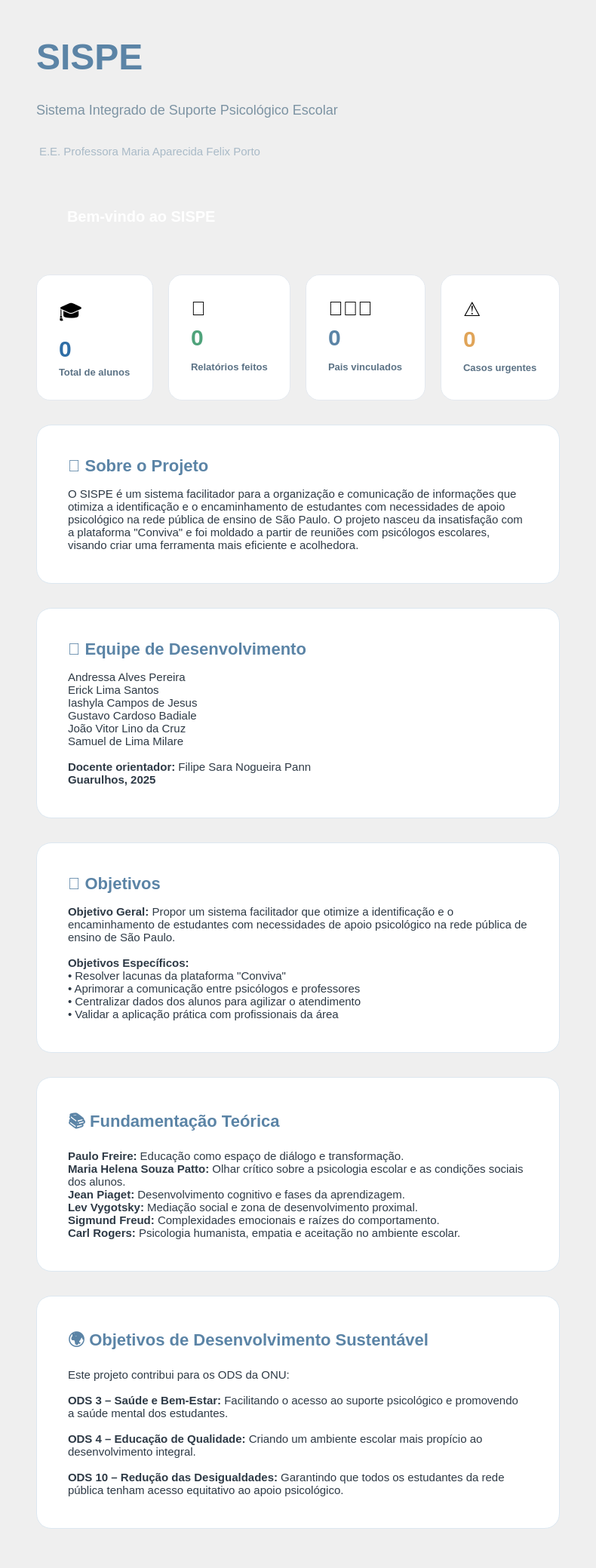
<?xml version="1.0" encoding="UTF-8"?>
<ui version="4.0">
 <class>HomeScreen</class>
 <widget class="QWidget" name="HomeScreen">
  <property name="geometry">
   <rect>
    <x>0</x>
    <y>0</y>
    <width>731</width>
    <height>2079</height>
   </rect>
  </property>
  <property name="styleSheet">
   <string notr="true">#HomeScreen { 
     font-family: 'Segoe UI', 'Nunito Sans', -apple-system, BlinkMacSystemFont, sans-serif;
   }</string>
  </property>
  <layout class="QVBoxLayout" name="mainLayout">
   <property name="spacing">
    <number>32</number>
   </property>
   <property name="leftMargin">
    <number>48</number>
   </property>
   <property name="topMargin">
    <number>48</number>
   </property>
   <property name="rightMargin">
    <number>48</number>
   </property>
   <property name="bottomMargin">
    <number>48</number>
   </property>
   <item>
    <widget class="QLabel" name="labelTituloSistema">
     <property name="styleSheet">
      <string>font-size: 48px; color: #5B84A6; font-weight: 800;</string>
     </property>
     <property name="text">
      <string>&lt;b&gt;SISPE&lt;/b&gt;</string>
     </property>
     <property name="textFormat">
      <enum>Qt::TextFormat::RichText</enum>
     </property>
    </widget>
   </item>
   <item>
    <widget class="QLabel" name="labelSubtituloSistema">
     <property name="styleSheet">
      <string>font-size: 18px; color: #7C93A3;</string>
     </property>
     <property name="text">
      <string>Sistema Integrado de Suporte Psicológico Escolar</string>
     </property>
    </widget>
   </item>
   <item>
    <widget class="QLabel" name="labelEscola">
     <property name="styleSheet">
      <string>font-size: 15px; color: #A9BAC7; margin-top: 4px;</string>
     </property>
     <property name="text">
      <string>E.E. Professora Maria Aparecida Felix Porto</string>
     </property>
    </widget>
   </item>
   <item>
    <widget class="QFrame" name="frameSaudacao">
     <property name="styleSheet">
      <string notr="true">#frameSaudacao {
        background: qlineargradient(x1:0, y1:0, x2:1, y2:1, 
        stop:0 #5B84A6, stop:1 #3E5E79);
        border-radius: 16px;
        padding: 24px 32px;
      }</string>
     </property>
     <layout class="QHBoxLayout" name="layoutSaudacao">
      <item>
       <widget class="QLabel" name="labelMensagem">
        <property name="styleSheet">
         <string>font-size: 20px; color: #FFFFFF; font-weight: 600;</string>
        </property>
        <property name="text">
         <string>Bem-vindo ao SISPE</string>
        </property>
       </widget>
      </item>
     </layout>
    </widget>
   </item>
   <item>
    <layout class="QHBoxLayout" name="layoutDashboard">
     <property name="spacing"><number>20</number></property>

     <item>
      <widget class="QFrame" name="frameStatAlunos">
       <property name="styleSheet">
        <string notr="true">#frameStatAlunos {
          background: #FFFFFF;
          border: 1px solid #E4E9EF;
          border-radius: 18px;
          padding: 20px;
        }</string>
       </property>
       <layout class="QVBoxLayout" name="layoutStatAlunos">
        <property name="spacing"><number>6</number></property>
        <item><widget class="QLabel" name="labelIconeStatAlunos"><property name="text"><string>🎓</string></property><property name="styleSheet"><string notr="true">QLabel { font-size: 26px; }</string></property></widget></item>
        <item><widget class="QLabel" name="labelValorAlunos"><property name="text"><string>0</string></property><property name="styleSheet"><string notr="true">QLabel { font-size: 30px; font-weight: 800; color: #2F6EA6; }</string></property></widget></item>
        <item><widget class="QLabel" name="labelLegendaAlunos"><property name="text"><string>Total de alunos</string></property><property name="styleSheet"><string notr="true">QLabel { font-size: 13px; color: #5B7285; font-weight: 600; }</string></property></widget></item>
       </layout>
      </widget>
     </item>

     <item>
      <widget class="QFrame" name="frameStatRelatorios">
       <property name="styleSheet">
        <string notr="true">#frameStatRelatorios {
          background: #FFFFFF;
          border: 1px solid #E4E9EF;
          border-radius: 18px;
          padding: 20px;
        }</string>
       </property>
       <layout class="QVBoxLayout" name="layoutStatRelatorios">
        <property name="spacing"><number>6</number></property>
        <item><widget class="QLabel" name="labelIconeStatRelatorios"><property name="text"><string>📝</string></property><property name="styleSheet"><string notr="true">QLabel { font-size: 26px; }</string></property></widget></item>
        <item><widget class="QLabel" name="labelValorRelatorios"><property name="text"><string>0</string></property><property name="styleSheet"><string notr="true">QLabel { font-size: 30px; font-weight: 800; color: #4FA37B; }</string></property></widget></item>
        <item><widget class="QLabel" name="labelLegendaRelatorios"><property name="text"><string>Relatórios feitos</string></property><property name="styleSheet"><string notr="true">QLabel { font-size: 13px; color: #5B7285; font-weight: 600; }</string></property></widget></item>
       </layout>
      </widget>
     </item>

     <item>
      <widget class="QFrame" name="frameStatPais">
       <property name="styleSheet">
        <string notr="true">#frameStatPais {
          background: #FFFFFF;
          border: 1px solid #E4E9EF;
          border-radius: 18px;
          padding: 20px;
        }</string>
       </property>
       <layout class="QVBoxLayout" name="layoutStatPais">
        <property name="spacing"><number>6</number></property>
        <item><widget class="QLabel" name="labelIconeStatPais"><property name="text"><string>👨‍👩‍👧</string></property><property name="styleSheet"><string notr="true">QLabel { font-size: 26px; }</string></property></widget></item>
        <item><widget class="QLabel" name="labelValorPais"><property name="text"><string>0</string></property><property name="styleSheet"><string notr="true">QLabel { font-size: 30px; font-weight: 800; color: #5B84A6; }</string></property></widget></item>
        <item><widget class="QLabel" name="labelLegendaPais"><property name="text"><string>Pais vinculados</string></property><property name="styleSheet"><string notr="true">QLabel { font-size: 13px; color: #5B7285; font-weight: 600; }</string></property></widget></item>
       </layout>
      </widget>
     </item>

     <item>
      <widget class="QFrame" name="frameStatUrgentes">
       <property name="styleSheet">
        <string notr="true">#frameStatUrgentes {
          background: #FFFFFF;
          border: 1px solid #E4E9EF;
          border-radius: 18px;
          padding: 20px;
        }</string>
       </property>
       <layout class="QVBoxLayout" name="layoutStatUrgentes">
        <property name="spacing"><number>6</number></property>
        <item><widget class="QLabel" name="labelIconeStatUrgentes"><property name="text"><string>⚠️</string></property><property name="styleSheet"><string notr="true">QLabel { font-size: 26px; }</string></property></widget></item>
        <item><widget class="QLabel" name="labelValorUrgentes"><property name="text"><string>0</string></property><property name="styleSheet"><string notr="true">QLabel { font-size: 30px; font-weight: 800; color: #E0A458; }</string></property></widget></item>
        <item><widget class="QLabel" name="labelLegendaUrgentes"><property name="text"><string>Casos urgentes</string></property><property name="styleSheet"><string notr="true">QLabel { font-size: 13px; color: #5B7285; font-weight: 600; }</string></property></widget></item>
       </layout>
      </widget>
     </item>

    </layout>
   </item>
   <item>
    <widget class="QFrame" name="frameSobre">
     <property name="styleSheet">
      <string notr="true">#frameSobre {
        background: #FFFFFF;
        border: 1px solid #DCE7F0;
        border-radius: 20px;
        padding: 32px;
      }</string>
     </property>
     <layout class="QVBoxLayout" name="layoutSobre">
      <property name="spacing">
       <number>16</number>
      </property>
      <item>
       <widget class="QLabel" name="labelTituloSobre">
        <property name="styleSheet">
         <string>font-size: 22px; color: #5B84A6; font-weight: 700;</string>
        </property>
        <property name="text">
         <string>📖 Sobre o Projeto</string>
        </property>
       </widget>
      </item>
      <item>
       <widget class="QLabel" name="labelTextoSobre">
        <property name="styleSheet">
         <string>font-size: 15px; color: #2E3A46; line-height: 1.6;</string>
        </property>
        <property name="text">
         <string>O SISPE é um sistema facilitador para a organização e comunicação de informações que otimiza a identificação e o encaminhamento de estudantes com necessidades de apoio psicológico na rede pública de ensino de São Paulo. O projeto nasceu da insatisfação com a plataforma &quot;Conviva&quot; e foi moldado a partir de reuniões com psicólogos escolares, visando criar uma ferramenta mais eficiente e acolhedora.</string>
        </property>
        <property name="wordWrap">
         <bool>true</bool>
        </property>
       </widget>
      </item>
     </layout>
    </widget>
   </item>
   <item>
    <widget class="QFrame" name="frameEquipe">
     <property name="styleSheet">
      <string notr="true">#frameEquipe {
        background: #FFFFFF;
        border: 1px solid #DCE7F0;
        border-radius: 20px;
        padding: 32px;
      }</string>
     </property>
     <layout class="QVBoxLayout" name="layoutEquipe">
      <property name="spacing">
       <number>16</number>
      </property>
      <item>
       <widget class="QLabel" name="labelTituloEquipe">
        <property name="styleSheet">
         <string>font-size: 22px; color: #5B84A6; font-weight: 700;</string>
        </property>
        <property name="text">
         <string>👥 Equipe de Desenvolvimento</string>
        </property>
       </widget>
      </item>
      <item>
       <widget class="QLabel" name="labelMembrosEquipe">
        <property name="styleSheet">
         <string>font-size: 15px; color: #2E3A46; line-height: 1.8;</string>
        </property>
        <property name="text">
         <string>&lt;html&gt;&lt;head/&gt;&lt;body&gt;&lt;p&gt;Andressa Alves Pereira&lt;br/&gt;Erick Lima Santos&lt;br/&gt;Iashyla Campos de Jesus&lt;br/&gt;Gustavo Cardoso Badiale&lt;br/&gt;João Vitor Lino da Cruz&lt;br/&gt;Samuel de Lima Milare&lt;br/&gt;&lt;br/&gt;&lt;span style=&quot; font-weight:700;&quot;&gt;Docente orientador:&lt;/span&gt; Filipe Sara Nogueira Pann&lt;br/&gt;&lt;span style=&quot; font-weight:700;&quot;&gt;Guarulhos, 2025&lt;/span&gt;&lt;/p&gt;&lt;/body&gt;&lt;/html&gt;</string>
        </property>
        <property name="textFormat">
         <enum>Qt::TextFormat::RichText</enum>
        </property>
        <property name="wordWrap">
         <bool>true</bool>
        </property>
       </widget>
      </item>
     </layout>
    </widget>
   </item>
   <item>
    <widget class="QFrame" name="frameObjetivos">
     <property name="styleSheet">
      <string notr="true">#frameObjetivos {
        background: #FFFFFF;
        border: 1px solid #DCE7F0;
        border-radius: 20px;
        padding: 32px;
      }</string>
     </property>
     <layout class="QVBoxLayout" name="layoutObjetivos">
      <property name="spacing">
       <number>16</number>
      </property>
      <item>
       <widget class="QLabel" name="labelTituloObjetivos">
        <property name="styleSheet">
         <string>font-size: 22px; color: #5B84A6; font-weight: 700;</string>
        </property>
        <property name="text">
         <string>🎯 Objetivos</string>
        </property>
       </widget>
      </item>
      <item>
       <widget class="QLabel" name="labelTextoObjetivos">
        <property name="styleSheet">
         <string>font-size: 15px; color: #2E3A46; line-height: 1.6;</string>
        </property>
        <property name="text">
         <string>&lt;b&gt;Objetivo Geral:&lt;/b&gt; Propor um sistema facilitador que otimize a identificação e o encaminhamento de estudantes com necessidades de apoio psicológico na rede pública de ensino de São Paulo.&lt;br&gt;&lt;br&gt;
&lt;b&gt;Objetivos Específicos:&lt;/b&gt;&lt;br&gt;
• Resolver lacunas da plataforma &quot;Conviva&quot;&lt;br&gt;
• Aprimorar a comunicação entre psicólogos e professores&lt;br&gt;
• Centralizar dados dos alunos para agilizar o atendimento&lt;br&gt;
• Validar a aplicação prática com profissionais da área</string>
        </property>
        <property name="textFormat">
         <enum>Qt::TextFormat::RichText</enum>
        </property>
        <property name="wordWrap">
         <bool>true</bool>
        </property>
       </widget>
      </item>
     </layout>
    </widget>
   </item>
   <item>
    <widget class="QFrame" name="frameTeoria">
     <property name="styleSheet">
      <string notr="true">#frameTeoria {
        background: #FFFFFF;
        border: 1px solid #DCE7F0;
        border-radius: 20px;
        padding: 32px;
      }</string>
     </property>
     <layout class="QVBoxLayout" name="layoutTeoria">
      <property name="spacing">
       <number>16</number>
      </property>
      <item>
       <widget class="QLabel" name="labelTituloTeoria">
        <property name="styleSheet">
         <string>font-size: 22px; color: #5B84A6; font-weight: 700;</string>
        </property>
        <property name="text">
         <string>📚 Fundamentação Teórica</string>
        </property>
       </widget>
      </item>
      <item>
       <widget class="QLabel" name="labelTextoTeoria">
        <property name="styleSheet">
         <string>font-size: 15px; color: #2E3A46; line-height: 1.6;</string>
        </property>
        <property name="text">
         <string>&lt;b&gt;Paulo Freire:&lt;/b&gt; Educação como espaço de diálogo e transformação.&lt;br&gt;
&lt;b&gt;Maria Helena Souza Patto:&lt;/b&gt; Olhar crítico sobre a psicologia escolar e as condições sociais dos alunos.&lt;br&gt;
&lt;b&gt;Jean Piaget:&lt;/b&gt; Desenvolvimento cognitivo e fases da aprendizagem.&lt;br&gt;
&lt;b&gt;Lev Vygotsky:&lt;/b&gt; Mediação social e zona de desenvolvimento proximal.&lt;br&gt;
&lt;b&gt;Sigmund Freud:&lt;/b&gt; Complexidades emocionais e raízes do comportamento.&lt;br&gt;
&lt;b&gt;Carl Rogers:&lt;/b&gt; Psicologia humanista, empatia e aceitação no ambiente escolar.</string>
        </property>
        <property name="textFormat">
         <enum>Qt::TextFormat::RichText</enum>
        </property>
        <property name="wordWrap">
         <bool>true</bool>
        </property>
       </widget>
      </item>
     </layout>
    </widget>
   </item>
   <item>
    <widget class="QFrame" name="frameODS">
     <property name="styleSheet">
      <string notr="true">#frameODS {
        background: #FFFFFF;
        border: 1px solid #DCE7F0;
        border-radius: 20px;
        padding: 32px;
      }</string>
     </property>
     <layout class="QVBoxLayout" name="layoutODS">
      <property name="spacing">
       <number>16</number>
      </property>
      <item>
       <widget class="QLabel" name="labelTituloODS">
        <property name="styleSheet">
         <string>font-size: 22px; color: #5B84A6; font-weight: 700;</string>
        </property>
        <property name="text">
         <string>🌍 Objetivos de Desenvolvimento Sustentável</string>
        </property>
       </widget>
      </item>
      <item>
       <widget class="QLabel" name="labelTextoODS">
        <property name="styleSheet">
         <string>font-size: 15px; color: #2E3A46; line-height: 1.6;</string>
        </property>
        <property name="text">
         <string>Este projeto contribui para os ODS da ONU:&lt;br&gt;&lt;br&gt;
&lt;b&gt;ODS 3 – Saúde e Bem-Estar:&lt;/b&gt; Facilitando o acesso ao suporte psicológico e promovendo a saúde mental dos estudantes.&lt;br&gt;&lt;br&gt;
&lt;b&gt;ODS 4 – Educação de Qualidade:&lt;/b&gt; Criando um ambiente escolar mais propício ao desenvolvimento integral.&lt;br&gt;&lt;br&gt;
&lt;b&gt;ODS 10 – Redução das Desigualdades:&lt;/b&gt; Garantindo que todos os estudantes da rede pública tenham acesso equitativo ao apoio psicológico.</string>
        </property>
        <property name="textFormat">
         <enum>Qt::TextFormat::RichText</enum>
        </property>
        <property name="wordWrap">
         <bool>true</bool>
        </property>
       </widget>
      </item>
     </layout>
    </widget>
   </item>
   <item>
    <spacer name="verticalSpacerBottom">
     <property name="orientation">
      <enum>Qt::Orientation::Vertical</enum>
     </property>
     <property name="sizeHint" stdset="0">
      <size>
       <width>20</width>
       <height>40</height>
      </size>
     </property>
    </spacer>
   </item>
  </layout>
 </widget>
 <resources/>
 <connections/>
</ui>
